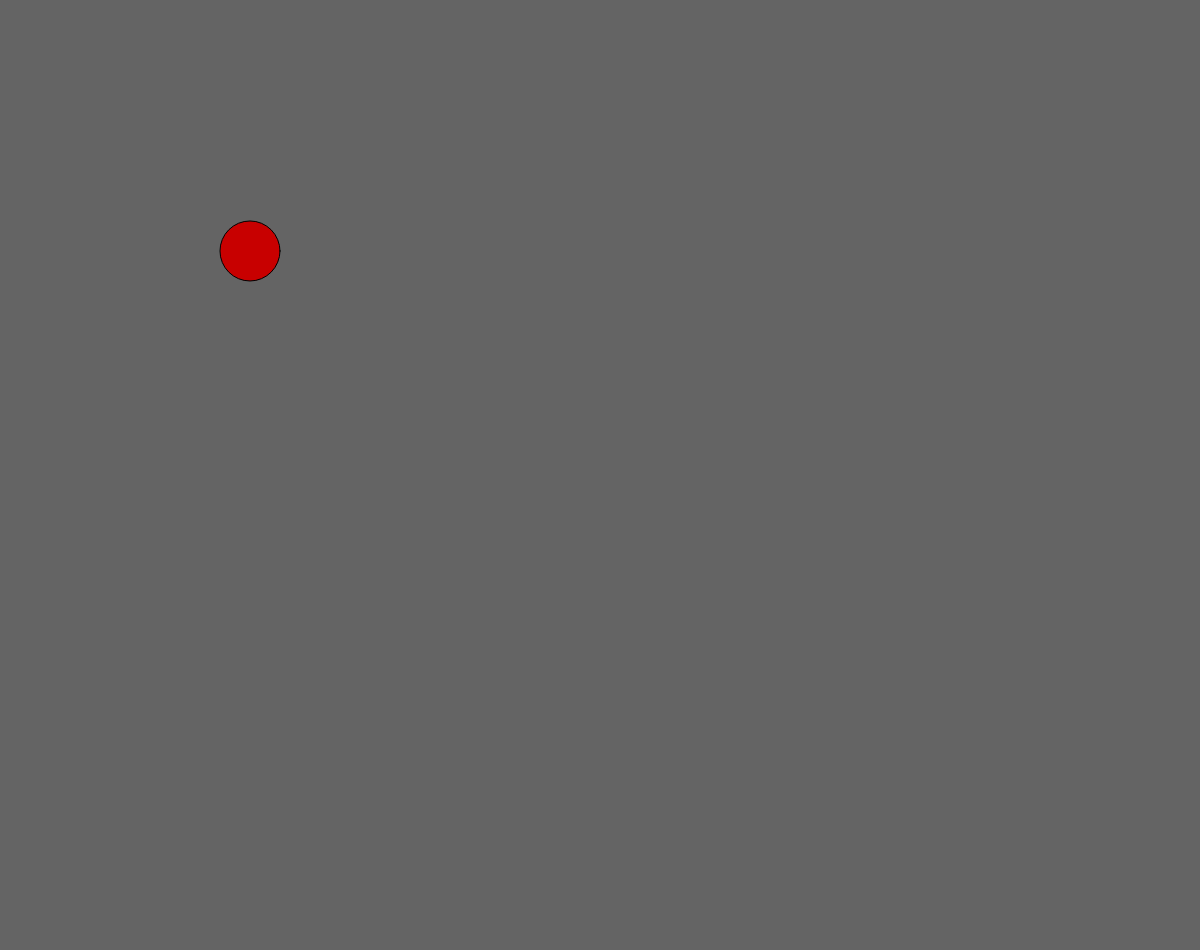
Frame 1 (no input)
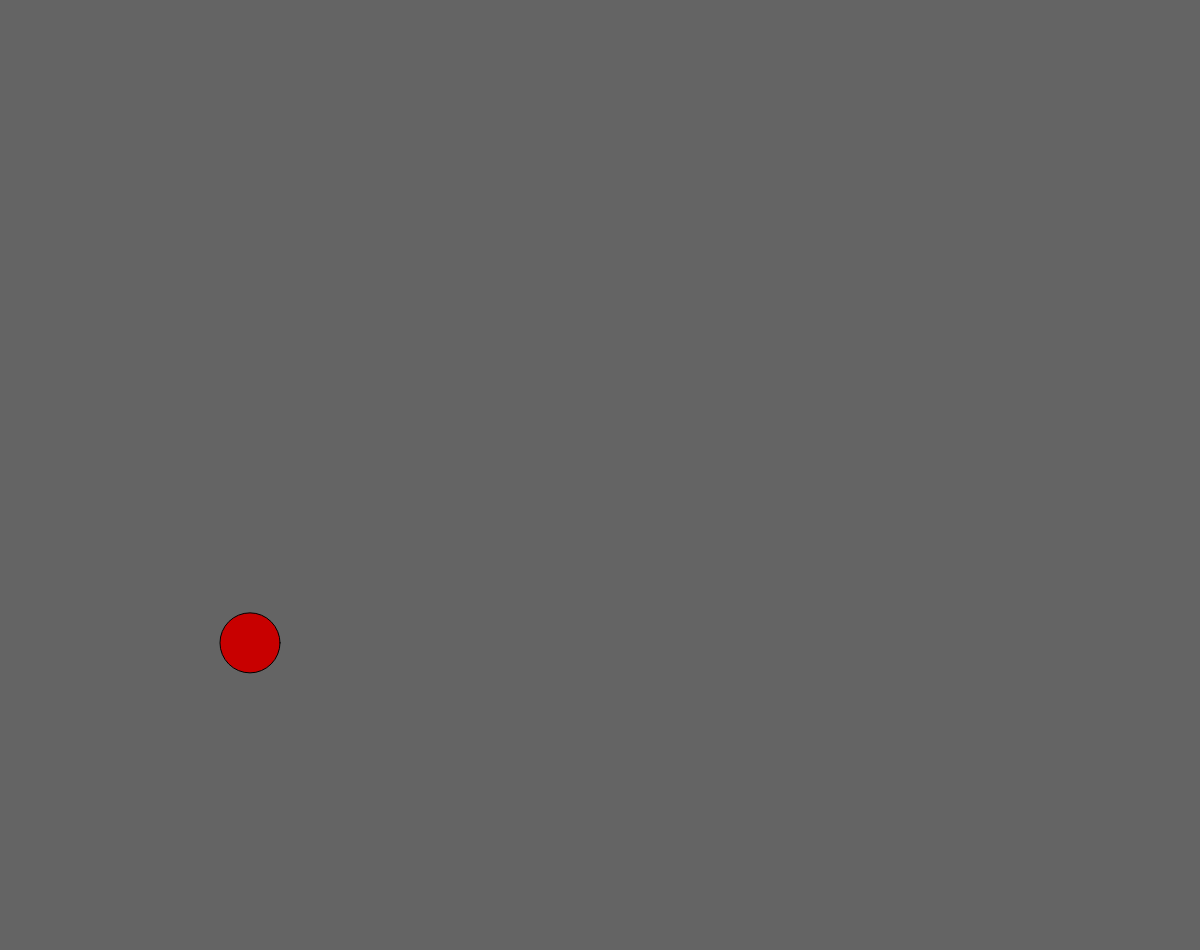
Frame 60 (no input)
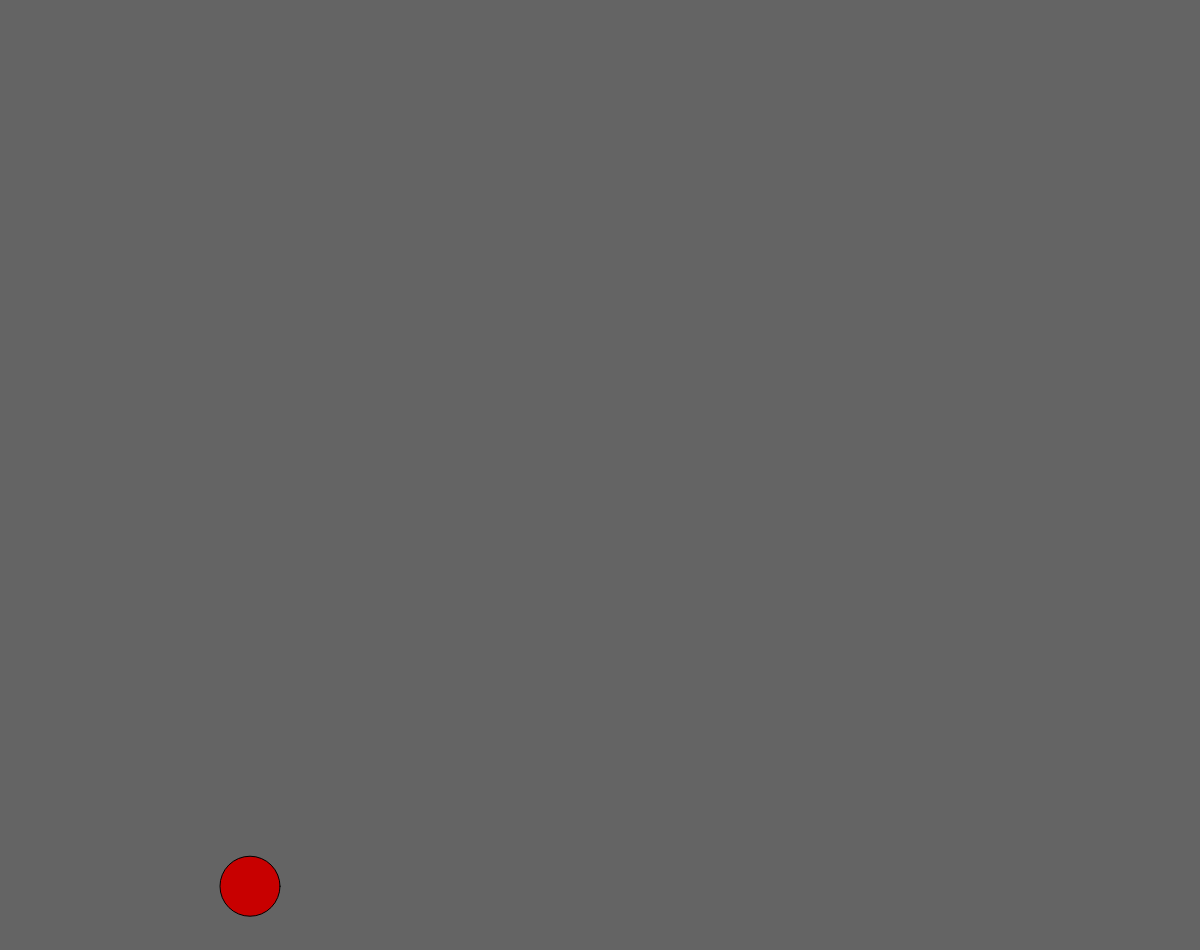
Frame 120 (the mouse pressed at the canvas centre since frame 60)

The p5.js sketch that drew these frames (run headless with seeded random() and noise() and a simulated clock; from frame 60 on, the mouse is pressed at the canvas centre):

// p5.js sketch
// ── sketch.js
var mem = [];
var dx, dy;
var onBall = false;
p5.disableFriendlyErrors = true;
function setup() {
  createCanvas(windowWidth, windowHeight-50);
  ball = new Ball();
  slider = createSlider(10,50,25);
  slider.input(loga);
}

function windowResized(){
	resizeCanvas(windowWidth, windowHeight-50);
}

function loga(){
	ball.changeRad(slider.value());
}

function mousePressed(){
	if(dist(ball.x,ball.y,mouseX,mouseY)<=ball.radius)
	{
		onBall=true;
		dx = mouseX - ball.x; 
		dy = mouseY - ball.y;
	}
}

function pressed(){
	ball.move(mouseX - dx, mouseY - dy);
  if(mem.length > 5) mem.splice(0,1);
  mem.push([mouseX - dx, mouseY - dy]);
}

function mouseReleased(){
	if(mem.length)	ball.setdifference(mem[mem.length-1][0] - mem[0][0], mem[mem.length-1][1] - mem[0][1]);
  onBall = false;
  mem = [];
}

function draw() {
  background(100);
  if(onBall) 
  	pressed();
  else
  	ball.update();
  ball.display();
}
// ── ball.js
function Ball() {
  this.x = 250;
  this.y = 250;
  this.dx=0;
  this.dy = 0;
  this.radius = 30;
  
  this.update = function() {
    if ( this.y + this.dy + this.radius > height || this.y + this.dy - this.radius < 0 ) {
    	this.dy > 0 ? this.dy -= 0.1 : this.dy += 0.1;
    	this.dy *= -1;
    }//if it goes off the screen
    
    if ( this.x + this.dx + this.radius > width || this.x + this.dx - this.radius < 0 ) {
    	this.dx *= -1;
    	this.dx > 0 ? this.dx -= 0.1 : this.dx += 0.1; 
    }//if it goes off the screen
    
  	this.dy += 1; //gravity
  	this.dy > 0 ? this.dy *= 0.98 : this.dy *= 0.98; //air resistance
  	this.dx > 0 ? this.dx *= 0.98 : this.dx *= 0.98; //air resistance
  	if(this.y + this.radius > height && this.dy <= 0.2) this.dy = 0;  //for not slightly jumping
  	if(this.dx >= -0.2 && this.dx <= 0.2) this.dx=0; //for not moving slow
  	this.x += this.dx;
  	this.y += this.dy;
  	
  	if(this.x + this.radius > width) this.x = width - this.radius;
  	if(this.x - this.radius < 0) this.x = this.radius;
  	if(this.y + this.radius > height) this.y = height - this.radius;
  	if(this.y - this.radius < 0) this.y = this.radius;
  };
  
  this.move = function(x,y) {
  	if(x + this.radius > width) x = width - this.radius;
  	if(x - this.radius < 0) x = this.radius;
  	if(y + this.radius > height) y = height - this.radius;
  	if(y - this.radius < 0) y = this.radius;
  	this.x = x;
  	this.y = y;
  };
  
  this.changeRad = function(rad){
  	this.radius=rad;
  }
  
  this.setdifference = function(dx,dy){
  	this.dx = 0.2 * dx;
  	this.dy = 0.2 * dy;
  }
  
  this.display = function() {
  	fill(200,0,0);
  	ellipse(this.x, this.y, this.radius * 2, this.radius * 2)
  };
}
